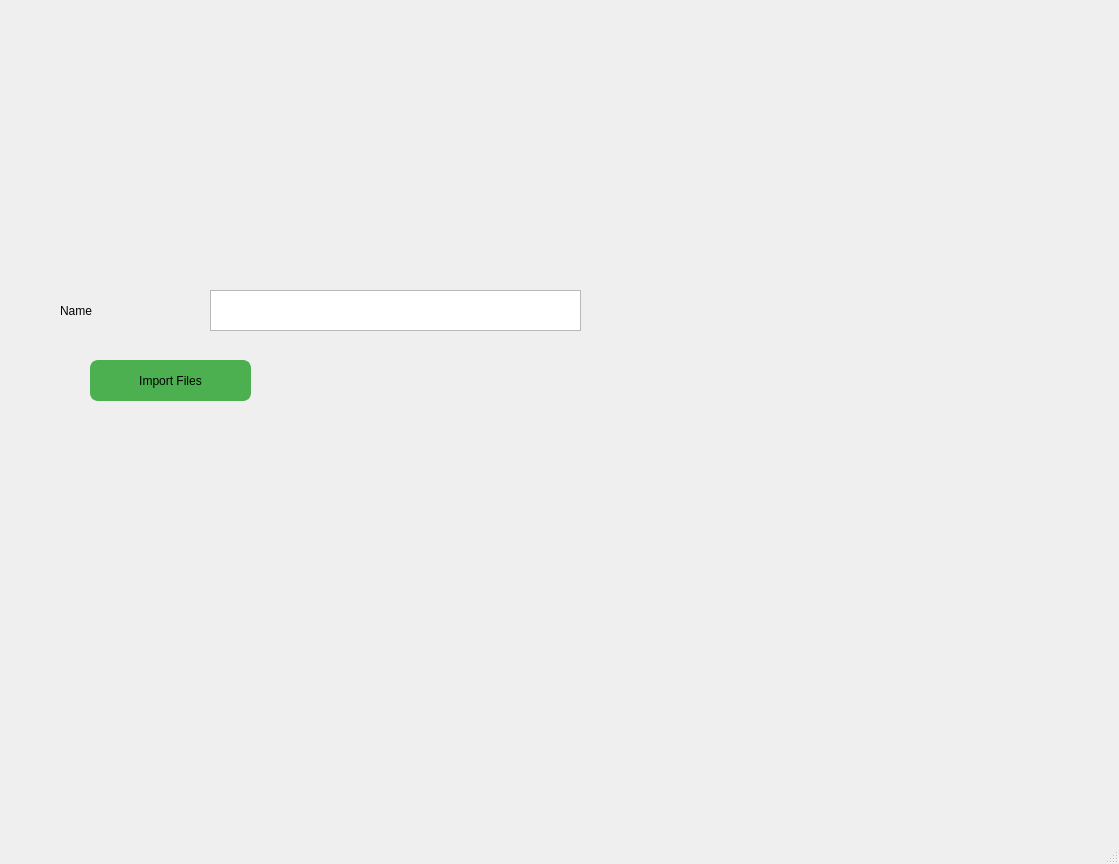
<?xml version="1.0" encoding="UTF-8"?>
<ui version="4.0">
 <class>MainWindow</class>
 <widget class="QMainWindow" name="MainWindow">
  <property name="geometry">
   <rect>
    <x>0</x>
    <y>0</y>
    <width>1119</width>
    <height>864</height>
   </rect>
  </property>
  <property name="windowTitle">
   <string>MainWindow</string>
  </property>
  <widget class="QWidget" name="centralwidget">
   <widget class="QLabel" name="label">
    <property name="geometry">
     <rect>
      <x>60</x>
      <y>290</y>
      <width>151</width>
      <height>41</height>
     </rect>
    </property>
    <property name="text">
     <string>Name</string>
    </property>
   </widget>
   <widget class="QTextBrowser" name="textBrowser">
    <property name="geometry">
     <rect>
      <x>210</x>
      <y>290</y>
      <width>371</width>
      <height>41</height>
     </rect>
    </property>
   </widget>
   <widget class="QPushButton" name="pushButton">
    <property name="geometry">
     <rect>
      <x>90</x>
      <y>360</y>
      <width>161</width>
      <height>41</height>
     </rect>
    </property>
    <property name="styleSheet">
     <string notr="true">background-color: #4CAF50;
border-radius: 8px;
border: 2px solid #4CAF50;
-webkit-transition-duration: 0.4s; /* Safari */
  transition-duration: 0.4s;</string>
    </property>
    <property name="text">
     <string>Import Files</string>
    </property>
   </widget>
  </widget>
  <widget class="QMenuBar" name="menubar">
   <property name="geometry">
    <rect>
     <x>0</x>
     <y>0</y>
     <width>1119</width>
     <height>26</height>
    </rect>
   </property>
  </widget>
  <widget class="QStatusBar" name="statusbar"/>
 </widget>
 <resources/>
 <connections/>
</ui>
